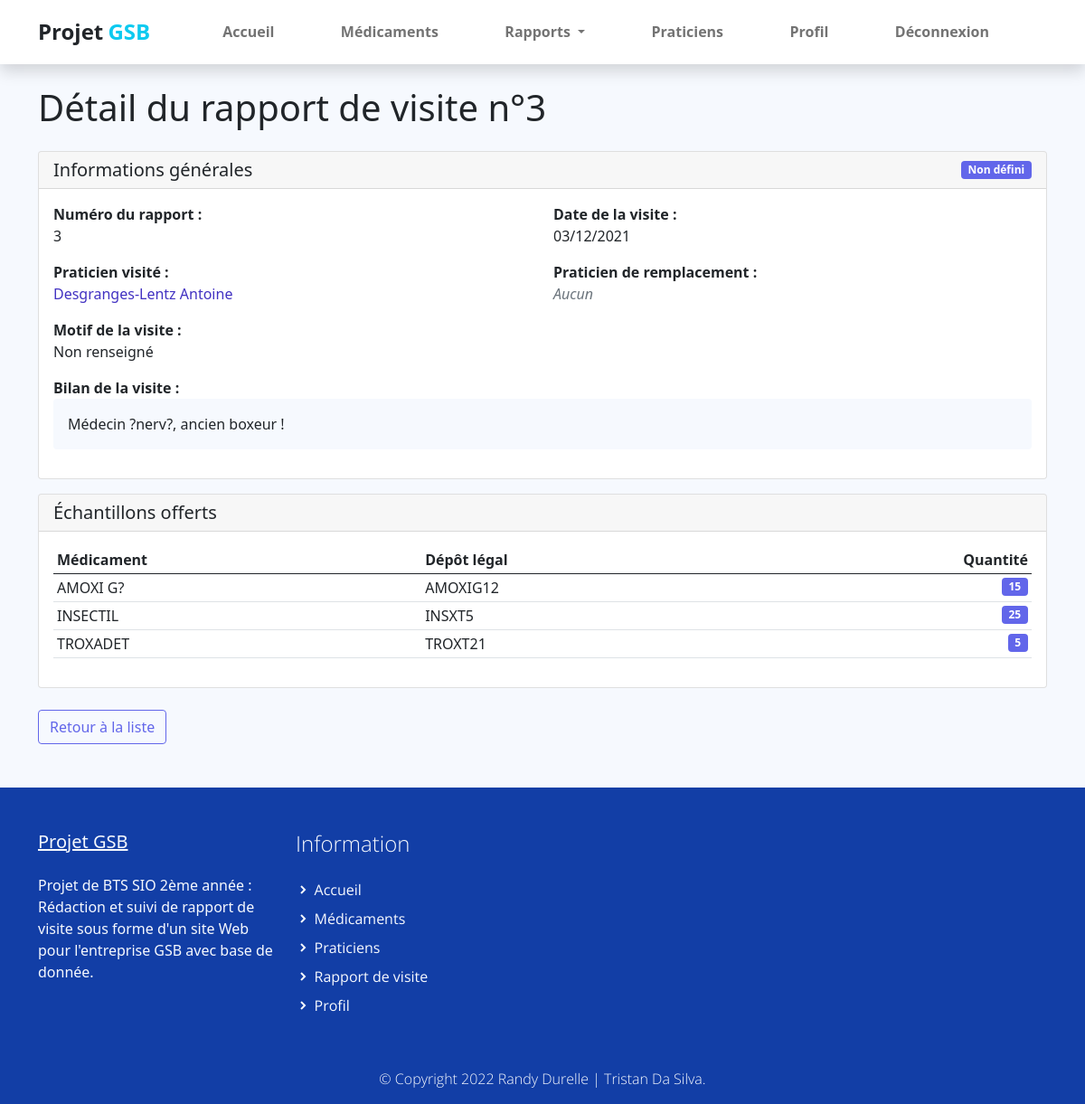
/index.php?uc=rapports&action=detail&num=3 (signed in), run on the app's committed database.
### tables this page shows
CREATE TABLE IF NOT EXISTS `rapport_visite` (
  `VIS_MATRICULE` varchar(10) NOT NULL,
  `RAP_NUM` int(11) NOT NULL,
  `RAP_DATEVISITE` date DEFAULT NULL,
  `RAP_BILAN` varchar(255) DEFAULT NULL,
  `RAP_MOTIF` varchar(50) DEFAULT NULL,
  `ETAT_CODE` int(11) DEFAULT NULL,
  `MED_DEPOTLEGAL1` varchar(10) DEFAULT NULL,
  `MED_DEPOTLEGAL2` varchar(10) DEFAULT NULL,
  `MOT_CODE` int(11) DEFAULT NULL,
  `PRA_NUM` int(11) NOT NULL,
  PRIMARY KEY (`VIS_MATRICULE`,`RAP_NUM`),
  KEY `rapport_visite_praticien_remp_FK` (`PRA_NUM`),
  KEY `rapport_visite_motif_FK` (`MOT_CODE`),
  KEY `rapport_visite_etat_FK` (`ETAT_CODE`),
  KEY `rapport_visite_medicament1_FK` (`MED_DEPOTLEGAL1`),
  KEY `rapport_visite_medicament2_FK` (`MED_DEPOTLEGAL2`)
);

CREATE TABLE IF NOT EXISTS `praticien` (
  `PRA_NUM` int(11) NOT NULL,
  `PRA_PRENOM` varchar(30) DEFAULT NULL,
  `PRA_NOM` varchar(30) DEFAULT NULL,
  `PRA_ADRESSE` varchar(50) DEFAULT NULL,
  `PRA_CP` varchar(5) DEFAULT NULL,
  `PRA_VILLE` varchar(25) DEFAULT NULL,
  `PRA_COEFNOTORIETE` float DEFAULT NULL,
  `PRA_COEFCONFIANCE` float DEFAULT NULL,
  `TYP_CODE` varchar(3) NOT NULL,
  PRIMARY KEY (`PRA_NUM`),
  KEY `praticien_type_praticien0_FK` (`TYP_CODE`)
);

CREATE TABLE IF NOT EXISTS `offrir` (
  `MED_DEPOTLEGAL` varchar(10) NOT NULL,
  `VIS_MATRICULE` varchar(10) NOT NULL,
  `RAP_NUM` int(11) NOT NULL,
  `OFF_QTE` float NOT NULL,
  PRIMARY KEY (`MED_DEPOTLEGAL`,`VIS_MATRICULE`,`RAP_NUM`),
  KEY `offrir_rv_FK` (`VIS_MATRICULE`,`RAP_NUM`)
);

CREATE TABLE IF NOT EXISTS `medicament` (
  `MED_DEPOTLEGAL` varchar(10) NOT NULL,
  `MED_NOMCOMMERCIAL` varchar(25) DEFAULT NULL,
  `MED_COMPOSITION` varchar(255) DEFAULT NULL,
  `MED_EFFETS` varchar(255) DEFAULT NULL,
  `MED_CONTREINDIC` varchar(255) DEFAULT NULL,
  `MED_PRIXECHANTILLON` float DEFAULT NULL,
  `FAM_CODE` varchar(3) NOT NULL,
  PRIMARY KEY (`MED_DEPOTLEGAL`),
  KEY `medicament_famille0_FK` (`FAM_CODE`)
);

### modele/rapport.modele.inc.php (called while the page is built, shortened)
<?php
function getRapportVisite($matricule, $numRapport)
{
    try {
        $pdo = connexionPDO();
        $sql = 'SELECT r.*, p.PRA_NOM, p.PRA_PRENOM,
                       m.MOT_LIBELLE, e.ETAT_LIBELLE,
                       med1.MED_NOMCOMMERCIAL as MED1_NOM,
                       med2.MED_NOMCOMMERCIAL as MED2_NOM
                FROM rapport_visite r
                INNER JOIN praticien p ON r.PRA_NUM = p.PRA_NUM
                LEFT JOIN motif_visite m ON r.MOT_CODE = m.MOT_CODE
                LEFT JOIN etat e ON r.ETAT_CODE = e.ETAT_CODE
                LEFT JOIN medicament med1 ON r.MED_DEPOTLEGAL1 = med1.MED_DEPOTLEGAL
                LEFT JOIN medicament med2 ON r.MED_DEPOTLEGAL2 = med2.MED_DEPOTLEGAL
                WHERE r.VIS_MATRICULE = :matricule AND r.RAP_NUM = :num';
        $stmt = $pdo->prepare($sql);
        $stmt->bindValue(':matricule', $matricule, PDO::PARAM_STR);
        $stmt->bindValue(':num', $numRapport, PDO::PARAM_INT);
        $stmt->execute();
        return $stmt->fetch(PDO::FETCH_ASSOC);
    } catch (PDOException $e) {
        print "Erreur ! : " . $e->getMessage();
        die();
    }
}
function getEchantillonsOfferts($matricule, $numRapport)
{
    try {
        $pdo = connexionPDO();
        $sql = 'SELECT o.*, m.MED_NOMCOMMERCIAL
                FROM offrir o
                INNER JOIN medicament m ON o.MED_DEPOTLEGAL = m.MED_DEPOTLEGAL
                WHERE o.VIS_MATRICULE = :matricule AND o.RAP_NUM = :num';
        $stmt = $pdo->prepare($sql);
        $stmt->bindValue(':matricule', $matricule, PDO::PARAM_STR);
        $stmt->bindValue(':num', $numRapport, PDO::PARAM_INT);
        $stmt->execute();
        return $stmt->fetchAll(PDO::FETCH_ASSOC);
    } catch (PDOException $e) {
        print "Erreur ! : " . $e->getMessage();
        die();
    }
}

### vues/v_detailRapport.php (the view, shortened to what this page needs)
<section class="container mt-4 mb-5">
    <h1 class="mb-4">Détail du rapport de visite n°<?= htmlspecialchars($rapport['RAP_NUM']) ?></h1>
    <div class="card mb-3">
        <div class="card-header d-flex justify-content-between align-items-center">
            <h2 class="h5 mb-0">Informations générales</h2>
            <?php
            $etatLibelle = $rapport['ETAT_LIBELLE'] ?? 'Non défini';
            $badgeClass = 'bg-secondary';
            ?>
            <span class="badge <?= $badgeClass ?>">
                <?= htmlspecialchars($etatLibelle) ?>
            </span>
        </div>
        <div class="card-body">
            <div class="row mb-3">
                <div class="col-md-6">
                    <strong>Numéro du rapport :</strong><br>
                    <?= htmlspecialchars($rapport['RAP_NUM']) ?>
                </div>
                <div class="col-md-6">
                    <strong>Date de la visite :</strong><br>
                    <?php
                    if (!empty($rapport['RAP_DATEVISITE'])) {
                        $date = new DateTime($rapport['RAP_DATEVISITE']);
                        echo $date->format('d/m/Y');
                    } else {
                        echo 'Non renseignée';
                    }
                    ?>
                </div>
            </div>
            <div class="row mb-3">
                <div class="col-md-6">
                    <strong>Praticien visité :</strong><br>
                    <a href="index.php?uc=rapports&action=detailPraticien&pra=<?= $rapport['PRA_NUM'] ?><?= (isset($retourNouveaux) && $retourNouveaux) ? '&retour=nouveaux' : '' ?>" class="text-decoration-none">
                        <?= htmlspecialchars($rapport['PRA_NOM'] . ' ' . $rapport['PRA_PRENOM']) ?>
                    </a>
                </div>
                <div class="col-md-6">
                    <strong>Praticien de remplacement :</strong><br>
                    <?php if (!empty($rapport['PRA_NUM_REMPLACANT']) && !empty($rapport['PRA_REMP_NOM'])) : ?>
                        <?= htmlspecialchars($rapport['PRA_REMP_NOM'] . ' ' . $rapport['PRA_REMP_PRENOM']) ?>
                    <?php else : ?>
                        <em class="text-muted">Aucun</em>
                    <?php endif; ?>
                </div>
            </div>
            <div class="row mb-3">
                <div class="col-md-6">
                    <strong>Motif de la visite :</strong><br>
                    <?= htmlspecialchars($rapport['MOT_LIBELLE'] ?? 'Non renseigné') ?>
                </div>
            </div>
            <div class="mb-3">
                <strong>Bilan de la visite :</strong><br>
                <div class="p-3 bg-light rounded">
                    <?= nl2br(htmlspecialchars($rapport['RAP_BILAN'] ?? 'Non renseigné')) ?>
                </div>
            </div>
        </div>
    </div>
    <?php if (!empty($echantillons)) : ?>
        <div class="card mb-3">
            <div class="card-header">
                <h2 class="h5 mb-0">Échantillons offerts</h2>
            </div>
            <div class="card-body">
                <div class="table-responsive">
                    <table class="table table-sm">
                        <thead>
                            <tr>
                                <th>Médicament</th>
                                <th>Dépôt légal</th>
                                <th class="text-end">Quantité</th>
                            </tr>
                        </thead>
                        <tbody>
                            <?php foreach ($echantillons as $ech) : ?>
                                <tr>
                                    <td><?= htmlspecialchars($ech['MED_NOMCOMMERCIAL']) ?></td>
                                    <td>
                                        <?= htmlspecialchars($ech['MED_DEPOTLEGAL']) ?>
                                    </td>
                                    <td class="text-end">
                                        <span class="badge bg-secondary">
                                            <?= htmlspecialchars($ech['OFF_QTE']) ?>
                                        </span>
                                    </td>
                                </tr>
                            <?php endforeach; ?>
                        </tbody>
                    </table>
                </div>
            </div>
        </div>
    <?php else : ?>
        <div class="alert alert-info">
            <p class="mb-0">Aucun échantillon n'a été offert lors de cette visite.</p>
        </div>
    <?php endif; ?>
    <div class="mt-4">
        <?php if (isset($retourNouveaux) && $retourNouveaux) : ?>
            <a href="index.php?uc=rapports&action=marquer_lu_et_retour&mat=<?= $rapport['VIS_MATRICULE'] ?>&num=<?= $rapport['RAP_NUM'] ?>" class="btn btn-outline-secondary">
                Retour à la liste des nouveaux rapports
            </a>
        <?php else : ?>
            <a href="index.php?uc=rapports&action=liste" class="btn btn-outline-secondary">
                Retour à la liste
            </a>
        <?php endif; ?>
    </div>
</section>

### assets/css/gsb.css (style rules this page uses)
p, a { font-weight: 400; }

### assets/css/custom.css (style rules this page uses)
body, html { height: 100%; margin: 0; padding: 0; }
body { background: #f6f9fe !important; width: 100%; position: relative; display: table; }
.bg-light { background-color: #f6f9fe; }

### data on the page
rapport_visite: RAP_NUM "3", RAP_DATEVISITE "03/12/2021", PRA_NUM.PRA_PRENOM "Desgranges-Lentz Antoine", RAP_BILAN "Médecin ?nerv?, ancien boxeur !"
offrir: MED_DEPOTLEGAL.MED_NOMCOMMERCIAL "AMOXI G?", MED_DEPOTLEGAL "AMOXIG12", OFF_QTE "15"
offrir: MED_DEPOTLEGAL.MED_NOMCOMMERCIAL "INSECTIL", MED_DEPOTLEGAL "INSXT5", OFF_QTE "25"
offrir: MED_DEPOTLEGAL.MED_NOMCOMMERCIAL "TROXADET", MED_DEPOTLEGAL "TROXT21", OFF_QTE "5"

### other printed values
$etatLibelle "Non défini"
$rapport['MOT_LIBELLE'] "Non renseigné"
